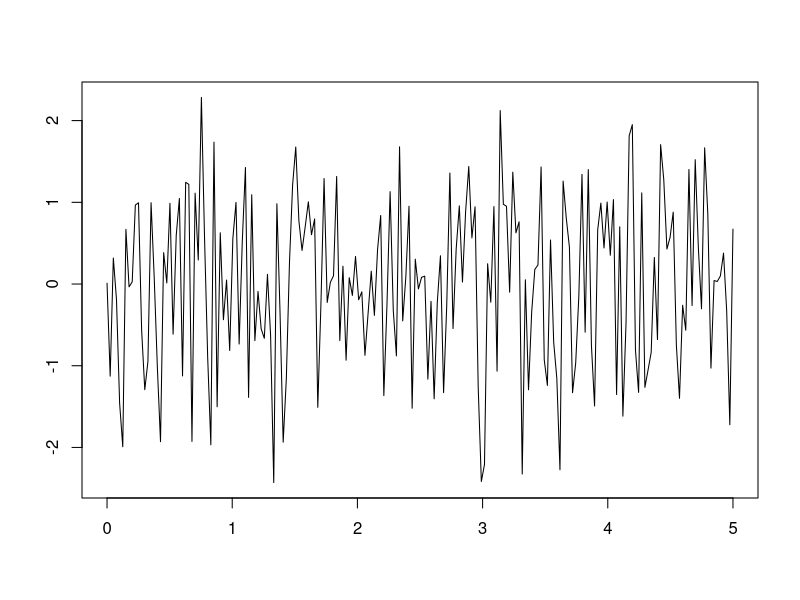
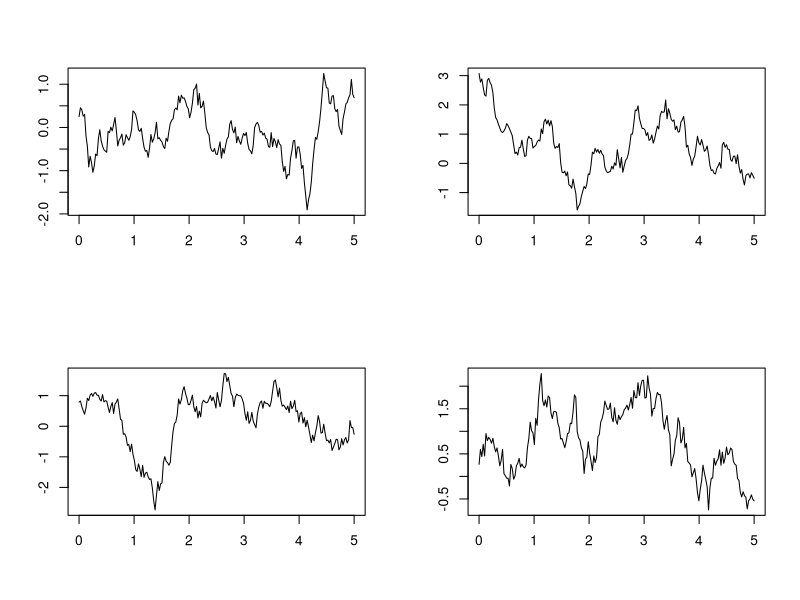
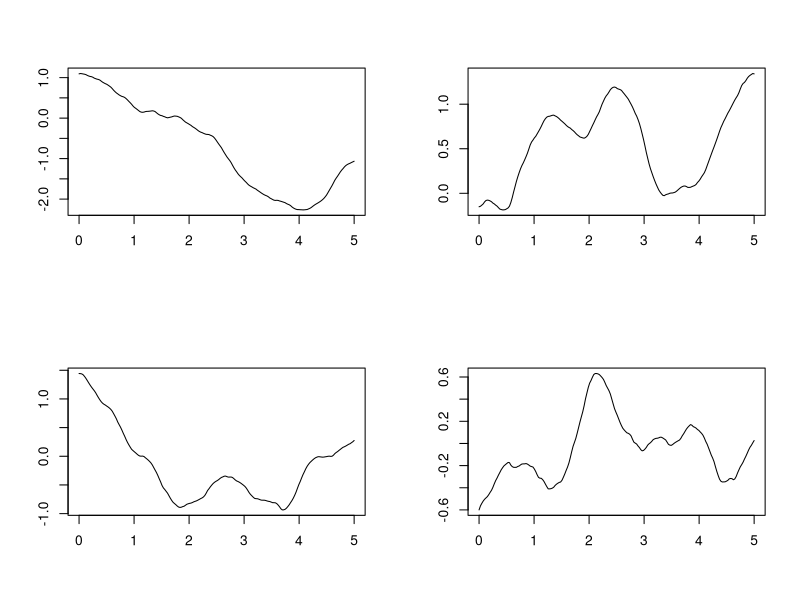
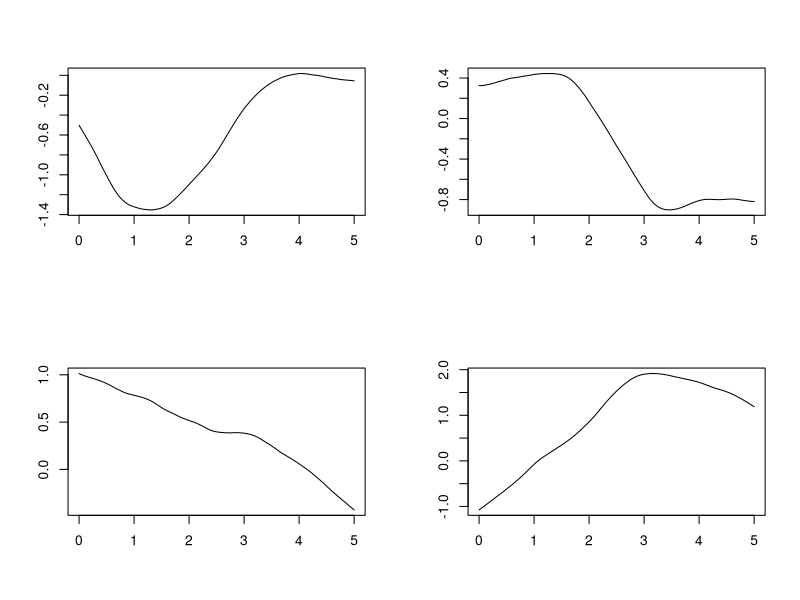
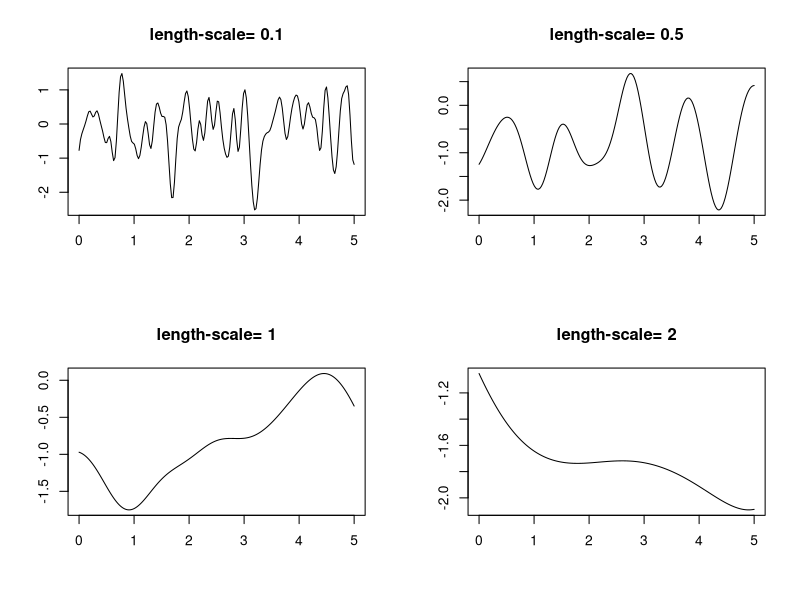
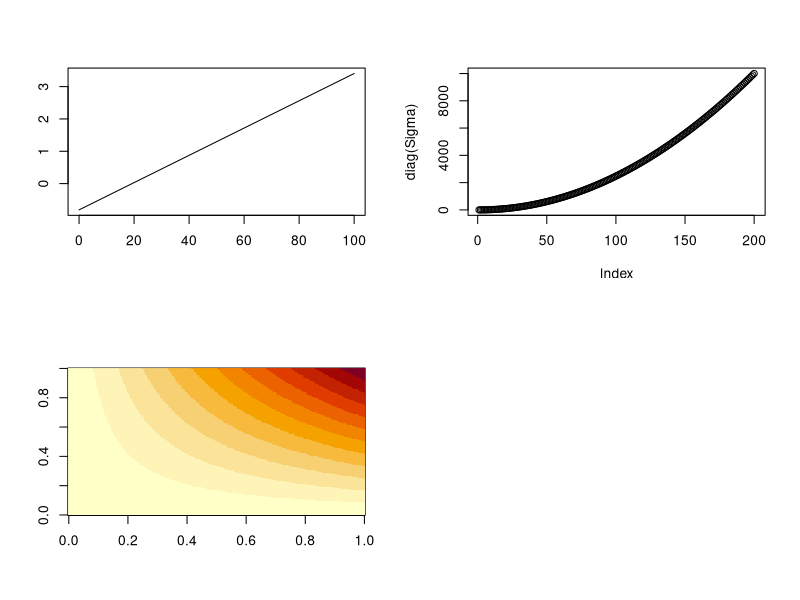
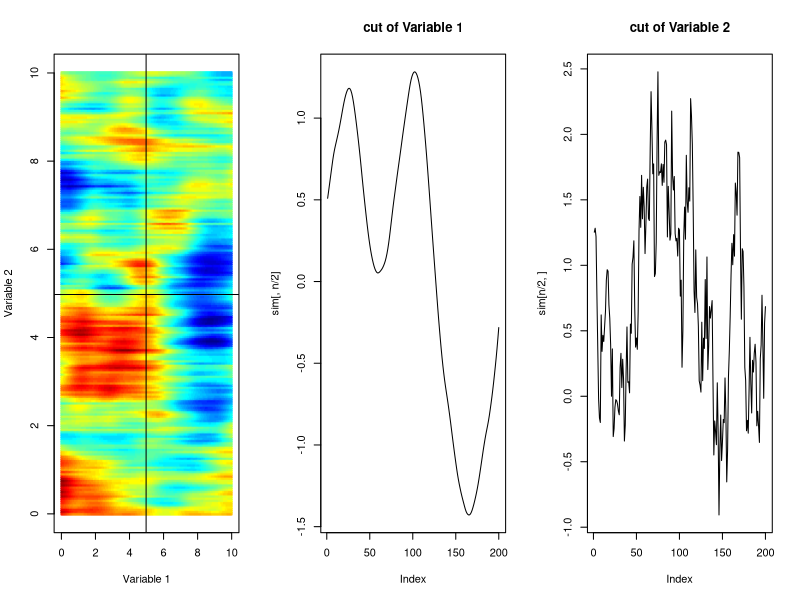
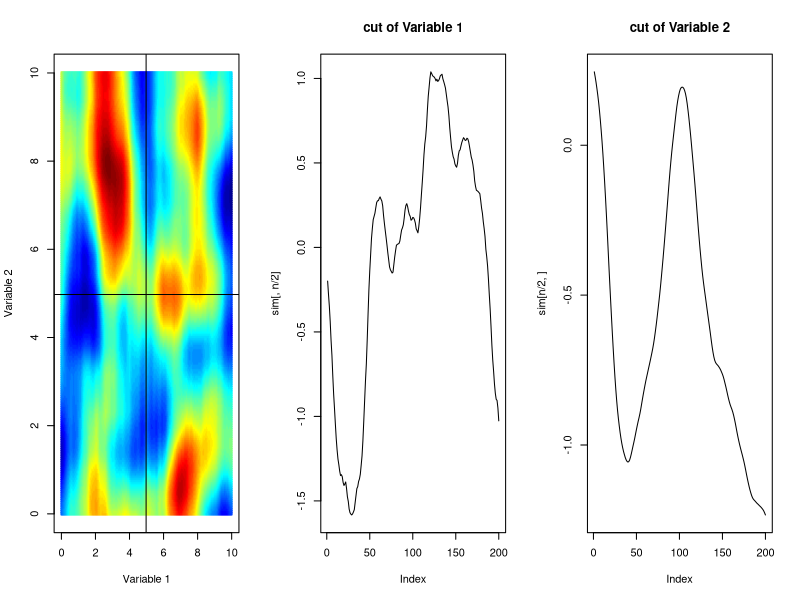

Write R code to recreate these figures, in order.
################################################################################################
## Simulation of 1-D Gaussian processes
################################################################################################

library(fields)

n <- 200
x <- seq(0,5,length.out=n)

##
## Realizations from Gaussian processes
##

set.seed(3872)
## Noise
plot(rnorm(n)~x,type="l",xlab="",ylab="")

##
## Materns, varying smoothness
##

par(mfrow=c(2,2))
nu <- 0.5
for(i in 1:4){
  plot(c(t(chol(Matern(rdist(x),nu=nu))) %*% rnorm(n))~x,type="l",ylab="",xlab="")
}

nu <- 1.5
for(i in 1:4){
  plot(c(t(chol(Matern(rdist(x),nu=nu))) %*% rnorm(n))~x,type="l",ylab="",xlab="")
}

nu <- 2.5
for(i in 1:4){
  plot(c(t(chol(Matern(rdist(x),nu=nu))) %*% rnorm(n))~x,type="l",ylab="",xlab="")
}

##
## Squared exponential, varying length-scale
##

par(mfrow=c(2,2))
for(a in c(0.1,0.5,1,2)){
  plot(c(t(chol(exp(-(rdist(x)/a)^2)+diag(1e-10,n))) %*% rnorm(n))~x,type="l",ylab="",xlab="",
    main=paste("length-scale=",a))
}

##
## Dot product covariance
##

set.seed(3823)
x <- seq(0,100,length.out=n)

k <- function(x,z){
  1 + x*z
}

x.expand <- expand.grid(x,x)

Sigma <- matrix(k(x.expand[,1],x.expand[,2]),n,n)

plot(c(t(chol(Sigma+diag(1e-10,n))) %*% rnorm(n))~x,type="l",ylab="",xlab="")
# makes sense given this is the covariance implied by N(0,1) priors on beta_0 and beta_1 
# in f(x) = beta_0 + beta_1*x
plot(diag(Sigma))
image(Sigma)

################################################################################################
## Simulation of 2-D Gaussian processes f(x1,x2)
################################################################################################

library(fields)

n <- 200
x1 <- seq(0,10,length.out=n)
x2 <- seq(0,10,length.out=n)

x.grd <- expand.grid(x1,x2)

##
## Separable covariance k((x1,x2),(z1,z2)) = k1(x1,z1)*k2(x2,z2)
##

set.seed(7)

## Model 1 (variable 1 has smoothness 0.5, variable 2 has smoothness 2.5)
sim <- t(chol(Matern(rdist(x2),nu=2.5))) %*% matrix(rnorm(n^2),n,n) %*% chol(Matern(rdist(x1),nu=0.5))

par(mfrow=c(1,3))
poly.image(matrix(x.grd[,1],n,n),matrix(x.grd[,2],n,n),sim,xlab="Variable 1",ylab="Variable 2")
abline(v=x1[n/2])
abline(h=x2[n/2])
plot(sim[,n/2],type="l",main="cut of Variable 1")
plot(sim[n/2,],type="l",main="cut of Variable 2")

## Model 2 (variable 1 has smoothness 2.5, variable 2 has smoothness 1.5)
sim <- t(chol(Matern(rdist(x2),nu=1.5))) %*% matrix(rnorm(n^2),n,n) %*% chol(Matern(rdist(x1),nu=2.5))

par(mfrow=c(1,3))
poly.image(matrix(x.grd[,1],n,n),matrix(x.grd[,2],n,n),sim,xlab="Variable 1",ylab="Variable 2")
abline(v=x1[n/2])
abline(h=x2[n/2])
plot(sim[,n/2],type="l",main="cut of Variable 1")
plot(sim[n/2,],type="l",main="cut of Variable 2")

## Model 3 (variables 1 and 2 have squared exponential covariances)
sim <- t(chol(exp(-rdist(x2)^2)+diag(1e-10,n))) %*% matrix(rnorm(n^2),n,n) %*%
  chol(exp(-rdist(x1)^2)+diag(1e-10,n))

par(mfrow=c(1,3))
poly.image(matrix(x.grd[,1],n,n),matrix(x.grd[,2],n,n),sim,xlab="Variable 1",ylab="Variable 2")
abline(v=x1[n/2])
abline(h=x2[n/2])
plot(sim[,n/2],type="l",main="cut of Variable 1")
plot(sim[n/2,],type="l",main="cut of Variable 2")

x11()
par(mfrow=c(2,2))
for(i in 1:4){
  sim <- t(chol(exp(-rdist(x2)^2)+diag(1e-10,n))) %*% matrix(rnorm(n^2),n,n) %*%
    chol(exp(-rdist(x1)^2)+diag(1e-10,n))
  poly.image(matrix(x.grd[,1],n,n),matrix(x.grd[,2],n,n),sim,xlab="Variable 1",ylab="Variable 2")
}

# plots of variable 1 marginally while changing variable 2
# f(.,y) varying y
par(mfrow=c(1,1),ask=TRUE)
for(i in 1:n){
  #poly.image(matrix(x.grd[,1],n,n),matrix(x.grd[,2],n,n),sim,xlab="Variable 1",ylab="Variable 2")
  #abline(h=x2[i])
  plot(sim[,i],main=paste("f(x,",round(x2[i],digits=3),")"),type="l")
}
